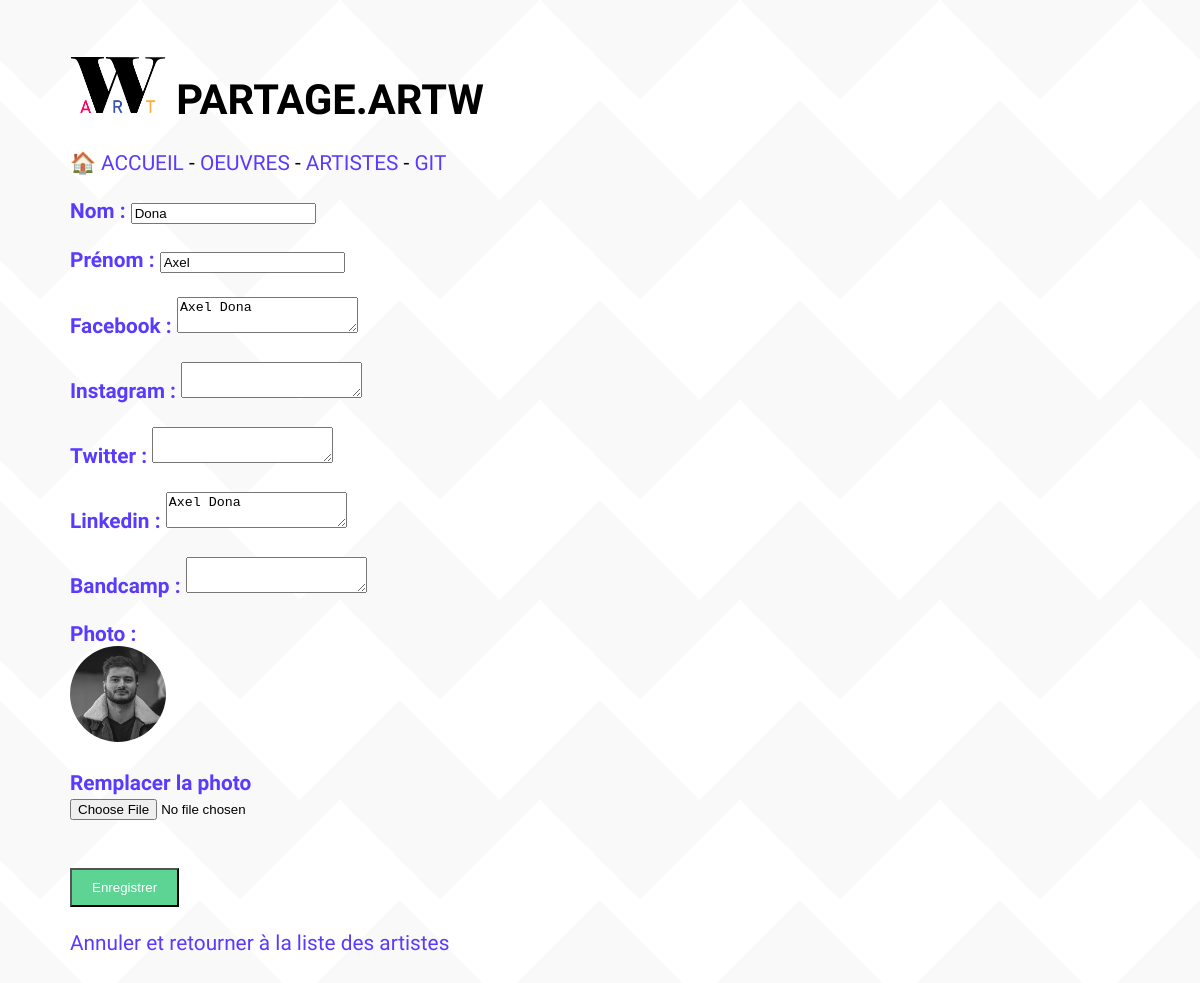
The page /artw/index.php/editArtiste/2 on the database its author committed.
### tables this page shows
CREATE TABLE IF NOT EXISTS `personnes` (
  `id_personne` int(11) NOT NULL AUTO_INCREMENT,
  `nom` text NOT NULL,
  `prenom` text NOT NULL,
  `photo` text NOT NULL,
  `facebook` text NOT NULL,
  `instagram` text NOT NULL,
  `twitter` text NOT NULL,
  `linkedin` text NOT NULL,
  `bandcamp` text NOT NULL,
  PRIMARY KEY (`id_personne`)
);

### artw/model.php (called while the page is built, shortened)
<?php
    $uploads = "/ARTW/artw/uploads/";
    function requeteInTab($req,$MaBase){
        $PDO = $MaBase->query($req);
        $tab = [];
        while ($ligne = $PDO->fetch()){
            array_push($tab,$ligne);
        }
        return $tab;
    }
    function getPersonnes($MaBase){
        $requetePersonnes = 'SELECT * FROM personnes ORDER BY prenom';
        return requeteInTab($requetePersonnes,$MaBase);
    }
?>

### artw/index.php (called while the page is built)
<?php
    include "router.php";
?>

### artw/views/editArtiste.php (the view, shortened to what this page needs)
<?php
include "controller.php";
foreach(getPersonnes($MaBase) as $o) {
    if ($o['id_personne'] == $dest) {
        echo '<form action="../editArtisteConfirm/'.$o['id_personne'].'" method="post" enctype="multipart/form-data">';
        echo '<div><label for="nom" class="label">Nom : </label><input type="text" name="nom" id="nom" value="';
        echo $o['nom'];
        echo '"required></div><br>';
        echo '<div><label for="prenom"  class="label" >Prénom : </label><input type="text" name="prenom" id="prenom" value="';
        echo $o['prenom'];
        echo '"required></div><br>';
        echo '<div><label for="facebook" class="label">Facebook : </label><textarea id="facebook" name="facebook">';
        echo $o['facebook'];
        echo '</textarea></div><br>';
        echo '<div><label for="instagram" class="label">Instagram : </label><textarea id="instagram" name="instagram">';
        echo '</textarea></div><br>';
        echo '<div><label for="twitter" class="label">Twitter : </label><textarea id="twitter" name="twitter">';
        echo '</textarea></div><br>';
        echo '<div><label for="linkedin" class="label">Linkedin : </label><textarea id="linkedin" name="linkedin">';
        echo $o['linkedin'];
        echo '</textarea></div><br>';
        echo '<div><label for="bandcamp" class="label">Bandcamp : </label><textarea id="bandcamp" name="bandcamp">';
        echo '</textarea></div><br>';
        echo '<span  class="label" >Photo :</span><br>';
        echo " <img class='photoArtiste' alt='Photo artiste' src= " .$uploads. $o['photo']. '>';
        echo '<br><br><div>';
        echo '<span  class="label" >Remplacer la photo </span><br>';
        echo '<input type="file" id="image" name="image">';
    }
}
?>
<br><br><br>
    <div>
        <input type="submit" value="Enregistrer" class="ajout">
    </div>
</form>
<br>
<a href="../../index.php/artistes">Annuler et retourner à la liste des artistes</a>

### artw/styles.css (style rules this page uses)
body { font-family: 'Yanone Kaffeesatz', sans-serif; font-size: 1.3rem; text-align: justify; padding: 20px; margin-left: 50px; background-color: #ffffff; opacity: 1; background-image: linear-gradient(135deg, #f9f9f9 25%, transparent 25%), linear-gradient(225deg, #f9f9f9 25%, transparent 25%), linear-gradient(45deg, #f9f9f9 25%, transparent 25%), linear-gradient(315deg, #f9f9f9 25%, #ffffff 25%); background-position: 40px 0, 40px 0, 0 0, 0 0; background-size: 200px 200px; background-repeat: repeat; }
a { color: rgb(88, 59, 255); text-decoration: none; transition-duration: 0.5s; }
.label { color:rgb(88, 59, 255); font-weight:bold; }
.ajout { color:white; background-color: rgb(93, 211, 148); text-decoration: none; padding: 10px 20px; transition-duration: 0.5s; }
.photoArtiste { width: 8vw; height: 8vw; object-fit: cover; border-radius:100px; }

### rows shown on the page
personnes: nom "Dona", prenom "Axel", facebook "Axel Dona", linkedin "Axel Dona", photo (picture)
